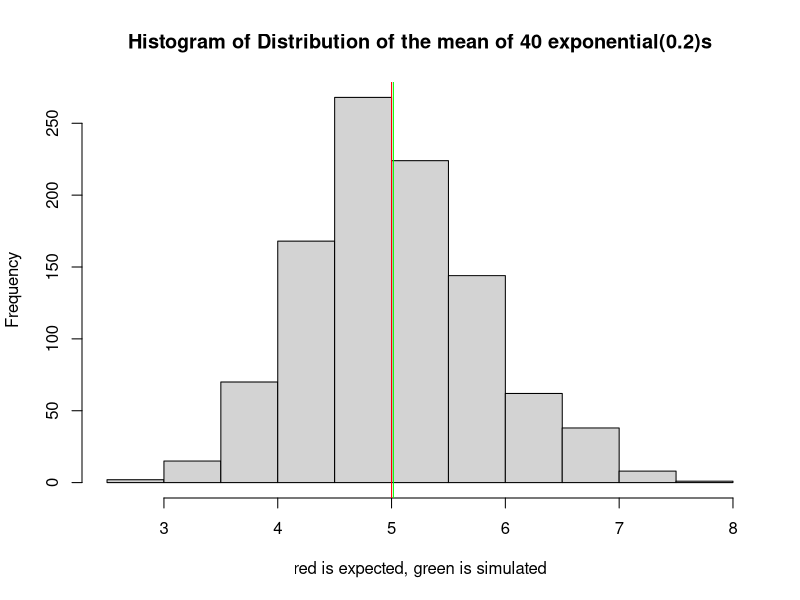
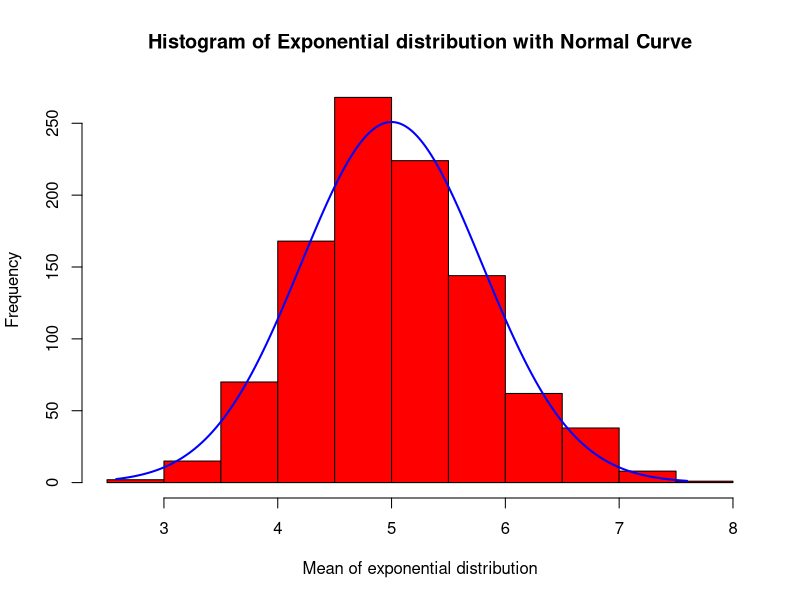

Write the R code that produced these figures, in order.
## ---- chunk 1
#prefined values
lambda = .2
n = 40
#number of simulations
numofsims = 1:1000
## ---- chunk 2

mean_rexp <- sapply(numofsims, function(x) { mean(rexp(runif(n), lambda))}, USE.NAMES =TRUE)

#lets see how the data looks
head(mean_rexp)

#generate a summary of the data
summary(mean_rexp)

## ---- chunk 3
#expected mean
1/lambda

#simulated mean
mean(mean_rexp)

#plot means
hist(mean_rexp, main="Histogram of Distribution of the mean of 40 exponential(0.2)s", xlab="red is expected, green is simulated")
abline(v=mean(mean_rexp),col="green")
abline(v=mean(1/lambda),col="red")
## ---- chunk 4



#expected standard deviation
(1/lambda)/sqrt(n)

#simulated standard deviation
sd(mean_rexp)

#expected variance is ((1/lambda)/sqrt(n)) squared so:
((1/lambda)/sqrt(n))^2

#variance from simulated data
var(mean_rexp)

## ---- chunk 5




x <- mean_rexp

h <-hist(x, col="red", xlab="Mean of exponential distribution", main="Histogram of Exponential distribution with Normal Curve") 

#lets generate a sequence of exponential values that are as long as our averages and we will use this as our normal density plot against our average exponentials. 
xfit <- seq(min(x),max(x),length=length(mean_rexp)) 

#plot a normal density distribution from our sequence 
yfit <- dnorm(xfit,mean=5,sd=(0.7951)) 

yfit <- yfit*diff(h$mids[1:2])*length(x) 
#add the norm dist line over the histogram
lines(xfit, yfit, col="blue", lwd=2)
